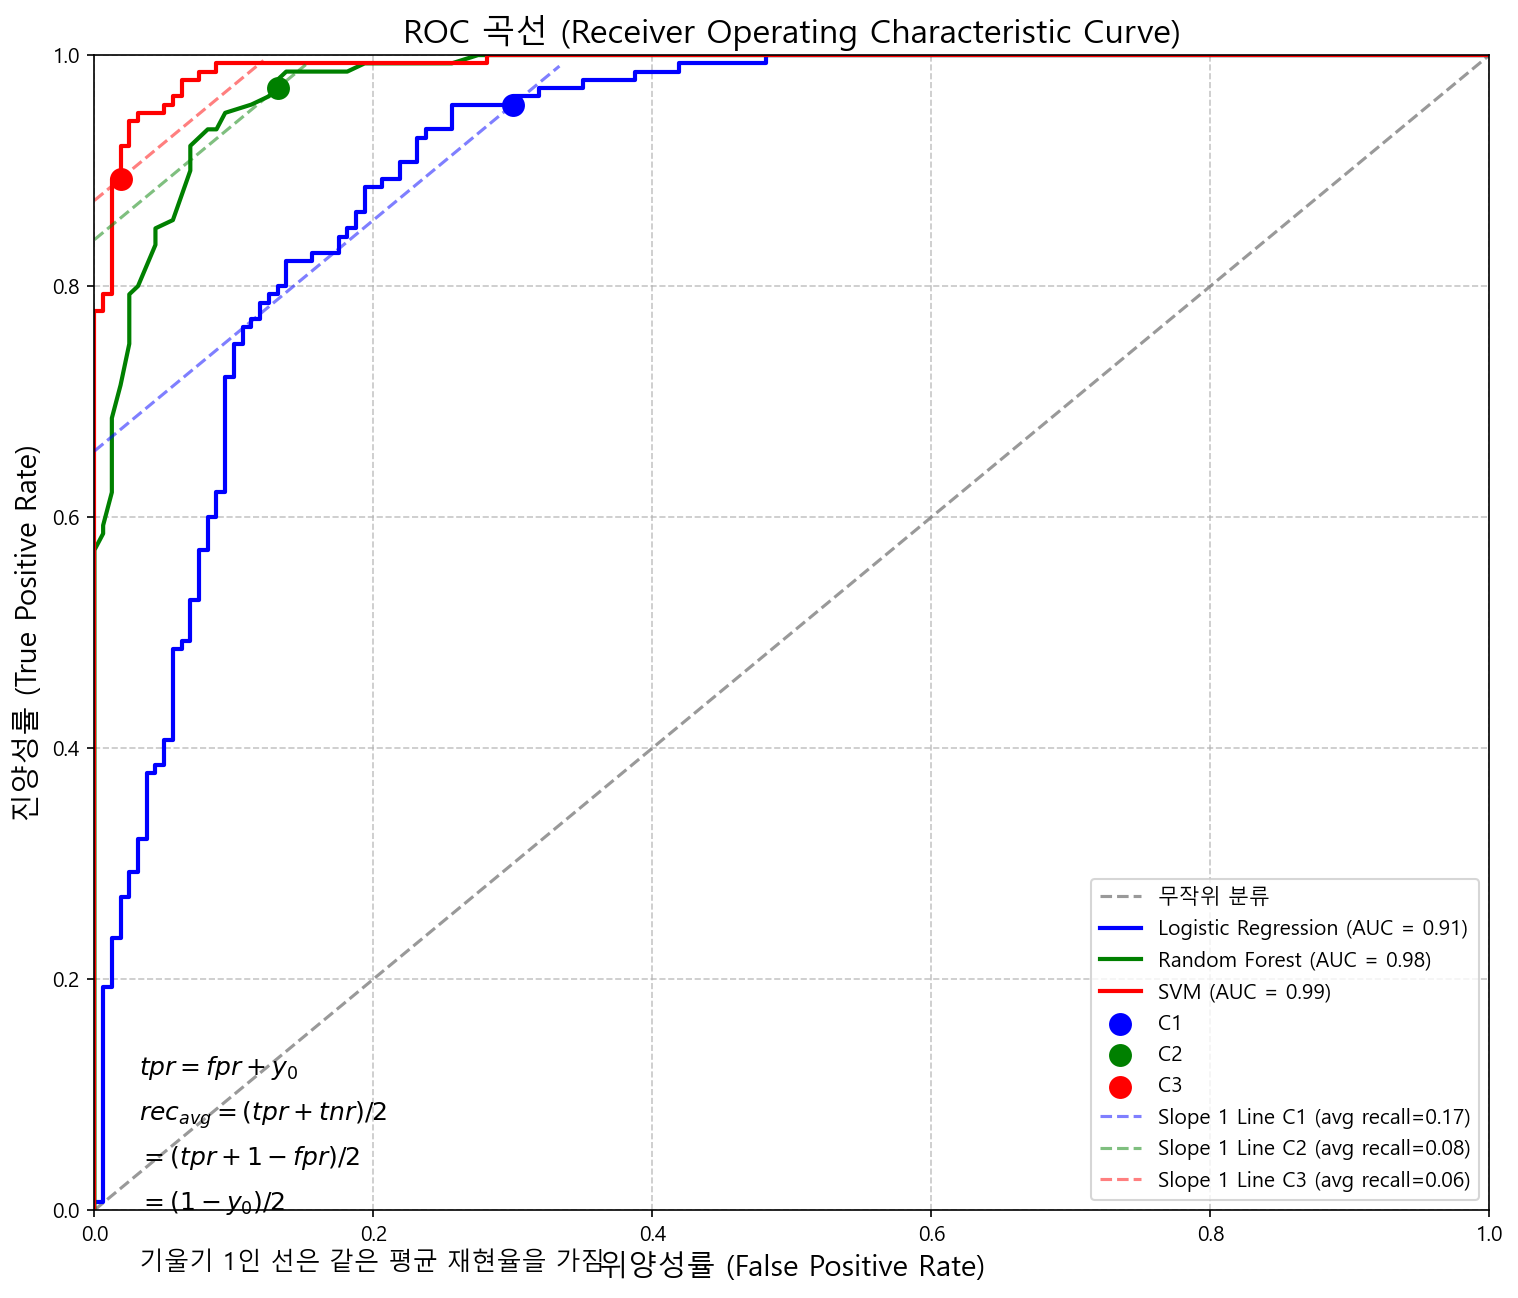

Generate this figure with Python:
import numpy as np
import matplotlib.pyplot as plt
import os
import matplotlib.font_manager as fm
from sklearn.metrics import roc_curve, auc
from sklearn.datasets import make_classification
from sklearn.model_selection import train_test_split
from sklearn.linear_model import LogisticRegression
from sklearn.ensemble import RandomForestClassifier
from sklearn.svm import SVC

# 한글 폰트 설정
if os.name == 'nt':  # Windows
    font_path = 'C:/Windows/Fonts/malgun.ttf'  # 맑은 고딕
    font_name = fm.FontProperties(fname=font_path).get_name()
    plt.rc('font', family=font_name)
else:  # macOS나 Linux의 경우
    plt.rc('font', family='AppleGothic')

# 마이너스 기호 깨짐 방지
plt.rc('axes', unicode_minus=False)

# 현재 스크립트 위치 확인
script_dir = os.path.dirname(os.path.abspath(__file__))

# 임의의 분류 데이터 생성
X, y = make_classification(n_samples=1000, n_features=20, n_informative=10, n_redundant=5, 
                          random_state=42)
X_train, X_test, y_train, y_test = train_test_split(X, y, test_size=0.3, random_state=42)

# 세 가지 다른 분류기 학습
# Classifier 1: Logistic Regression
clf1 = LogisticRegression(random_state=42)
clf1.fit(X_train, y_train)
y_score1 = clf1.predict_proba(X_test)[:, 1]

# Classifier 2: Random Forest
clf2 = RandomForestClassifier(n_estimators=100, random_state=42)
clf2.fit(X_train, y_train)
y_score2 = clf2.predict_proba(X_test)[:, 1]

# Classifier 3: SVM
clf3 = SVC(probability=True, random_state=42)
clf3.fit(X_train, y_train)
y_score3 = clf3.predict_proba(X_test)[:, 1]

# ROC 곡선 계산
fpr1, tpr1, thresholds1 = roc_curve(y_test, y_score1)
fpr2, tpr2, thresholds2 = roc_curve(y_test, y_score2)
fpr3, tpr3, thresholds3 = roc_curve(y_test, y_score3)

# AUC 계산
auc1 = auc(fpr1, tpr1)
auc2 = auc(fpr2, tpr2)
auc3 = auc(fpr3, tpr3)

# ROC 곡선 그리기
plt.figure(figsize=(12, 10))

# 대각선 그리기 (무작위 분류기)
plt.plot([0, 1], [0, 1], color='gray', linestyle='--', alpha=0.8, label='무작위 분류')

# 각 분류기의 ROC 곡선 그리기
plt.plot(fpr1, tpr1, color='blue', lw=2, label=f'Logistic Regression (AUC = {auc1:.2f})')
plt.plot(fpr2, tpr2, color='green', lw=2, label=f'Random Forest (AUC = {auc2:.2f})')
plt.plot(fpr3, tpr3, color='red', lw=2, label=f'SVM (AUC = {auc3:.2f})')

# C1, C2, C3 점 표시
# 각 분류기에서 특정 임계값에서의 점 선택
idx1 = np.abs(thresholds1 - 0.3).argmin()  # 임계값 0.3에 가장 가까운 지점
idx2 = np.abs(thresholds2 - 0.5).argmin()  # 임계값 0.5에 가장 가까운 지점
idx3 = np.abs(thresholds3 - 0.7).argmin()  # 임계값 0.7에 가장 가까운 지점

plt.scatter(fpr1[idx1], tpr1[idx1], s=100, color='blue', label='C1')
plt.scatter(fpr2[idx2], tpr2[idx2], s=100, color='green', label='C2')
plt.scatter(fpr3[idx3], tpr3[idx3], s=100, color='red', label='C3')

# 기울기 1인 선을 그리기 위한 함수
def create_slope1_line(fpr, tpr, index):
    y0 = tpr[index] - fpr[index]  # y0 계산
    avg_recall = (1 - y0) / 2  # 평균 재현율 계산
    x = np.linspace(0, 1, 100)
    y = x + y0
    return x, y, y0, avg_recall

# 각 C1, C2, C3를 지나는 기울기 1인 선 그리기
x1, y1, y01, avg_recall1 = create_slope1_line(fpr1, tpr1, idx1)
valid_mask1 = (y1 >= 0) & (y1 <= 1)
plt.plot(x1[valid_mask1], y1[valid_mask1], '--', color='blue', alpha=0.5, 
         label=f'Slope 1 Line C1 (avg recall={avg_recall1:.2f})')

x2, y2, y02, avg_recall2 = create_slope1_line(fpr2, tpr2, idx2)
valid_mask2 = (y2 >= 0) & (y2 <= 1)
plt.plot(x2[valid_mask2], y2[valid_mask2], '--', color='green', alpha=0.5, 
         label=f'Slope 1 Line C2 (avg recall={avg_recall2:.2f})')

x3, y3, y03, avg_recall3 = create_slope1_line(fpr3, tpr3, idx3)
valid_mask3 = (y3 >= 0) & (y3 <= 1)
plt.plot(x3[valid_mask3], y3[valid_mask3], '--', color='red', alpha=0.5, 
         label=f'Slope 1 Line C3 (avg recall={avg_recall3:.2f})')

# 그래프 꾸미기
plt.xlim([0.0, 1.0])
plt.ylim([0.0, 1.0])
plt.xlabel('위양성률 (False Positive Rate)', fontsize=14)
plt.ylabel('진양성률 (True Positive Rate)', fontsize=14)
plt.title('ROC 곡선 (Receiver Operating Characteristic Curve)', fontsize=16)
plt.grid(True, linestyle='--', alpha=0.7)

# 수식 추가
plt.figtext(0.15, 0.2, r'$tpr = fpr + y_0$', fontsize=12)
plt.figtext(0.15, 0.17, r'$rec_{avg} = (tpr + tnr)/2$', fontsize=12)
plt.figtext(0.15, 0.14, r'$= (tpr + 1 - fpr)/2$', fontsize=12)
plt.figtext(0.15, 0.11, r'$= (1 - y_0)/2$', fontsize=12)
plt.figtext(0.15, 0.07, r'기울기 1인 선은 같은 평균 재현율을 가짐', fontsize=12)

# 범례 위치 조정 및 크기 조정
plt.legend(loc='lower right', fontsize=10)

# 그래프 저장
output_path = os.path.join(script_dir, 'roc_curve_visualization.png')
plt.savefig(output_path, dpi=150, bbox_inches='tight')
plt.close()

print(f"ROC 곡선이 성공적으로 생성되었습니다: {output_path}")

# 각 분류기의 혼동 행렬과 성능 지표 계산 및 출력
def calculate_metrics(y_true, y_score, threshold=0.5):
    y_pred = (y_score >= threshold).astype(int)
    tp = np.sum((y_true == 1) & (y_pred == 1))
    tn = np.sum((y_true == 0) & (y_pred == 0))
    fp = np.sum((y_true == 0) & (y_pred == 1))
    fn = np.sum((y_true == 1) & (y_pred == 0))
    
    accuracy = (tp + tn) / (tp + tn + fp + fn)
    tpr = tp / (tp + fn) if (tp + fn) > 0 else 0
    tnr = tn / (tn + fp) if (tn + fp) > 0 else 0
    fpr = fp / (fp + tn) if (fp + tn) > 0 else 0
    fnr = fn / (fn + tp) if (fn + tp) > 0 else 0
    precision = tp / (tp + fp) if (tp + fp) > 0 else 0
    f1 = 2 * (precision * tpr) / (precision + tpr) if (precision + tpr) > 0 else 0
    avg_recall = (tpr + tnr) / 2
    
    return {
        'TP': tp, 'TN': tn, 'FP': fp, 'FN': fn,
        'Accuracy': accuracy, 'TPR': tpr, 'TNR': tnr,
        'FPR': fpr, 'FNR': fnr, 'Precision': precision,
        'F1': f1, 'AvgRecall': avg_recall
    }

# 임계값 0.3, 0.5, 0.7에서의 지표 계산
thresholds = [0.3, 0.5, 0.7]
classifiers = [
    ("Logistic Regression", y_score1),
    ("Random Forest", y_score2),
    ("SVM", y_score3)
]

# 각 분류기의 각 임계값에서의 성능 지표 출력
print("\n분류기별 성능 지표:")
for clf_name, y_score in classifiers:
    print(f"\n{clf_name}:")
    for threshold in thresholds:
        metrics = calculate_metrics(y_test, y_score, threshold)
        print(f"  임계값 {threshold}:")
        print(f"    혼동 행렬: TP={metrics['TP']}, FN={metrics['FN']}, FP={metrics['FP']}, TN={metrics['TN']}")
        print(f"    정확도: {metrics['Accuracy']:.2f}")
        print(f"    TPR(민감도/재현율): {metrics['TPR']:.2f}")
        print(f"    TNR(특이도): {metrics['TNR']:.2f}")
        print(f"    FPR(위양성률): {metrics['FPR']:.2f}")
        print(f"    Precision(정밀도): {metrics['Precision']:.2f}")
        print(f"    F1 점수: {metrics['F1']:.2f}")
        print(f"    평균 재현율: {metrics['AvgRecall']:.2f}") 